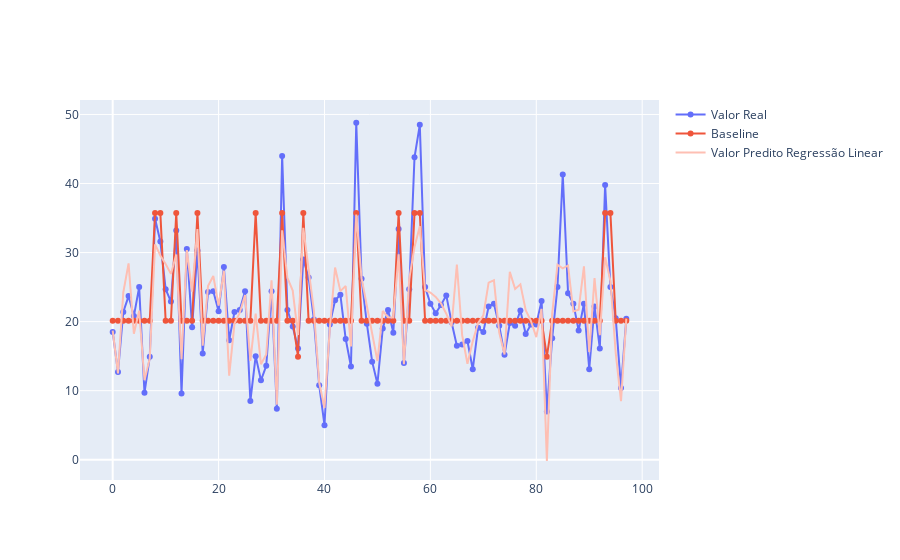

Write notebook code for a chart like this one.
### Code cell
import plotly.graph_objects as go

# Create traces
fig = go.Figure()

# Linha com os dados de teste
fig.add_trace(go.Scatter(x=df_results.index,
                         y=df_results.valor_real,
                         mode='lines+markers',
                         name='Valor Real'))

# Linha com os dados de baseline
fig.add_trace(go.Scatter(x=df_results.index,
                         y=df_results.valor_predito_baseline,
                         mode='lines+markers',
                         name='Baseline'))

# Linha com os dados preditos pela regressão linear
fig.add_trace(go.Scatter(x=df_results.index,
                         y=df_results.valor_predito_reg_linear,
                         mode='lines',
                         line = dict(color = '#FEBFB3'),
                         name='Valor Predito Regressão Linear'))

# Plota a figura
fig.show()
